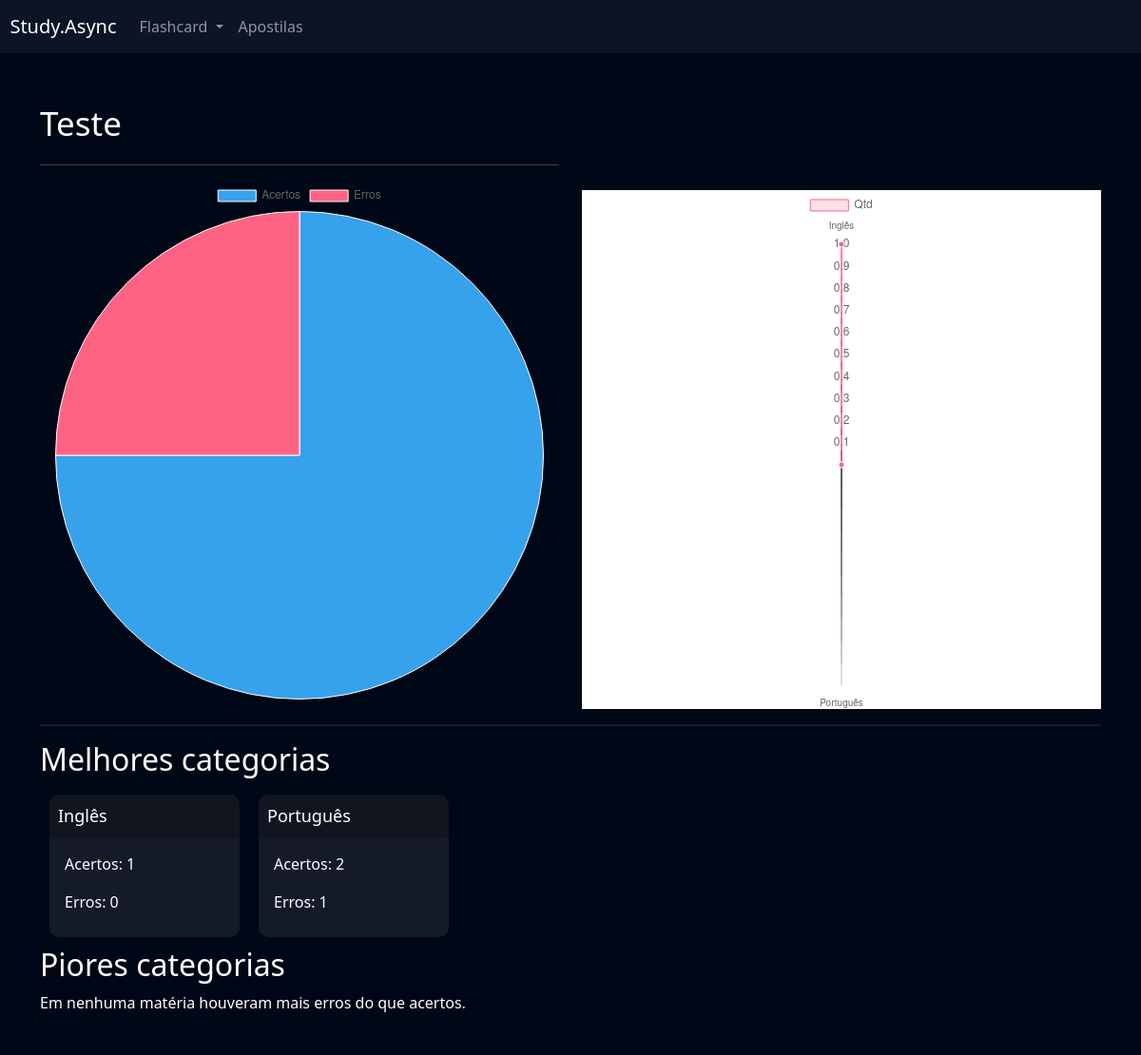
Screenshot of /flashcards/relatorio/7 (signed in) with the database file from the repository.
### flashcards/models.py (models this page shows, shortened)
class Desafio(models.Model):
    user = models.ForeignKey(User, on_delete=models.DO_NOTHING)
    titulo = models.CharField(max_length=100)
    categoria = models.ManyToManyField(Categoria)
    quantidade_perguntas = models.IntegerField()
    dificuldade = models.CharField(max_length=1, choices=Flashcard.DIFICULDADE_CHOICES)
    flashcards = models.ManyToManyField(FlashcardDesafio)

class Categoria(models.Model):
    nome = models.CharField(max_length=20)

### flashcards/views.py (the view, shortened to what this page needs)
# urls.py: path('relatorio/<int:id>', views.relatorio, name='relatorio'),
def relatorio(request, id):
    des = Desafio.objects.get(id=id)
    respondidos = des.flashcards.filter(respondido=True)
    acertados = respondidos.filter(acertou=True)
    grafico1 = [
        acertados.count(),
        respondidos.filter(acertou=False).count()
    ]
    grafico2 = []
    categorias = []
    melhores = []
    piores = []
    for categoria in des.categoria.all():
        categorias.append(categoria.nome)
        grafico2.append(
            acertados.filter(flashcard__categoria=categoria).count()
        )
        questoes = des.flashcards.filter(
            respondido=True
        ).filter(
            flashcard__categoria=categoria
        )
        acertados = questoes.filter(acertou=True)
        errados = questoes.filter(acertou=False)
        if acertados.count() > errados.count():
            melhores.append((categoria.nome, acertados.count(), errados.count()))
        else:
            piores.append((categoria.nome, acertados.count(), errados.count()))
    return render(
        request,
        'relatorio.html',
        {
            'desafio': des,
            'grafico1': grafico1,
            'grafico2': grafico2,
            'categorias': categorias,
            'melhores': melhores,
            'piores': piores
        }
    )

### flashcards/templates/relatorio.html (shortened to what this page needs)
{% extends "base.html" %}
{% load static %}
{% block 'cabecalho' %}
    <link href="{% static 'usuarios/css/cadastro.css' %}" rel="stylesheet">
    <link href="{% static 'flashcard/css/novo_flashcard.css' %}" rel="stylesheet">
    <link href="{% static 'flashcard/css/iniciar_desafio.css' %}" rel="stylesheet">
    <link href="{% static 'flashcard/css/desafio.css' %}" rel="stylesheet">
    <link href="{% static 'flashcard/css/relatorio.css' %}" rel="stylesheet">
    <link href='https://unpkg.com/boxicons@2.1.4/css/boxicons.min.css' rel='stylesheet'>
{% endblock 'cabecalho' %}
{% block 'conteudo' %}
    <div class="container">
        <br>
        <br>
        <div class="row">
            <div class="col-md">
                <p class="fonte-secundaria">{{desafio.titulo}}</p>
                <hr>
                <canvas id="grafico1"></canvas>
            </div>
            <div class="col-md">
                <br><br><br><br>
                <div style="background-color: white;">
                    <canvas id="grafico2"></canvas>
                </div>
            </div>
        </div>
        <div class='border-ontop'>
            <h2> Melhores categorias </h2>
            <div class='container-categoria'>
                {% if melhores %}
                    {% for categoria in melhores%}
                        <div class='categoria'>
                            <p class='titulo'> {{ categoria.0 }} </p>
                            <div class='dados'>
                                <p> Acertos: {{ categoria.1 }}</p>
                                <p> Erros: {{ categoria.2 }}</p>
                            </div>
                        </div>
                    {% endfor %}
                {% else %}
                    <p>Em nenhuma matéria houveram mais acertos do que erros. </p>
                {% endif %}
            </div>
            <h2> Piores categorias </h2>
            <div class='container-categoria'>
                {% if piores %}
                    {% for categoria in piores %}
                        <div class='categoria'>
                            <p class='titulo'> {{ categoria.0 }} </p>
                            <p> Acertos: {{ categoria.1 }}</p>
                            <p> Erros: {{ categoria.2 }}</p>
                        </div>
                    {% endfor %}
                {% else %}
                    <p>Em nenhuma matéria houveram mais erros do que acertos. </p>
                {% endif %}
            </div>
        </div>
        <br>
        <br>
    </div>
    <script>
        const ctx = document.getElementById('grafico1');
        new Chart(ctx, {
            type: 'pie',
            data: {
            labels: ['Acertos', 'Erros'],
            datasets: [{
                label: 'Qtd',
                data: {{ grafico1 }},
                borderWidth: 1
            }]
        },
        });
    </script>
    <script>
        const ctx2 = document.getElementById('grafico2');
        new Chart(ctx2, {
            type: 'radar',
            data: {
                labels: {{ categorias | safe}},
                datasets: [{
                    label: 'Qtd',
                    data: {{ grafico2 }},
                    borderWidth: 1,
                    fill: true,
                    backgroundColor: 'rgba(255, 99, 132, 0.2)',
                    borderColor: 'rgb(255, 99, 132)',
                    pointBackgroundColor: 'rgb(255, 99, 132)',
                    pointBorderColor: '#fff',
                    pointHoverBackgroundColor: '#fff',
                    pointHoverBorderColor: 'rgb(255, 99, 132)'
                }]
            },
        });
        </script>
{% endblock 'conteudo' %}

### templates/static/geral/css/base.css (style rules this page uses)
:root { --main-color: #0b1526; --dark-color: #000716; --secondary-dark-color: rgb(15, 2, 26); --light-color: #00c1f3; --contrast-color: #f4c96b; --differential-color: #58fcd5; }
body { background-color: var(--dark-color) !important; color: white !important; }

### templates/static/usuarios/css/cadastro.css (style rules this page uses)
* { margin: 0; padding: 0; }

### templates/static/flashcard/css/iniciar_desafio.css (style rules this page uses)
.fonte-secundaria { font-size: 35px; }

### templates/static/flashcard/css/relatorio.css (style rules this page uses)
.container-categoria { display: flex; justify-content: flex-start; width: 100%; }
.categoria { width: 200px; height: 150px; background-color: rgba(255, 255, 255, 0.08); border-radius: 10px; color: #fff; margin: 10px; }
.dados { padding: 0em 1em 1em 1em; }
.titulo { padding-top: 0.5em; padding-left: 0.5em; font-size: 18px; background-color: rgba(0, 0, 0, 0.2); width: 100%; height: 30%; }
.border-ontop { margin-top: 1em; padding-top: 1em; border-top: 2px solid rgba(255, 255, 255, 0.08); }

### rows the page displays
Desafio: titulo "Teste"
Categoria: nome "Inglês"
Categoria: nome "Português"

### other values shown
{{ categoria.1 }} "1" "2"
{{ categoria.2 }} "0" "1"
chart data {{ grafico1 }} [3, 1]
chart data {{ categorias | safe }} ['Inglês', 'Português']
chart data {{ grafico2 }} [1, 0]
